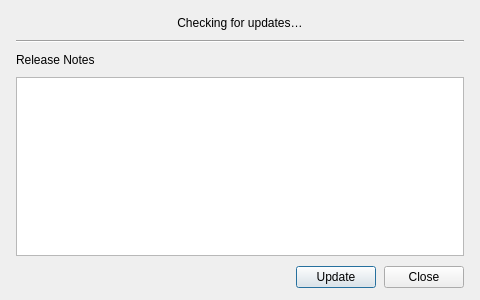
<?xml version="1.0" encoding="UTF-8"?>
<!--
Copyright © 2026, UChicago Argonne, LLC
All Rights Reserved
Software Name: DashPVA
By: Argonne National Laboratory

BSD OPEN SOURCE LICENSE

Redistribution and use in source and binary forms, with or without modification, are permitted provided that the following conditions are met:

1. Redistributions of source code must retain the above copyright notice, this list of conditions and the following disclaimer.
2. Redistributions in binary form must reproduce the above copyright notice, this list of conditions and the following disclaimer in the documentation and/or other materials provided with the distribution.
3. Neither the name of the copyright holder nor the names of its contributors may be used to endorse or promote products derived from this software without specific prior written permission.

******************************************************************************************************
DISCLAIMER

THIS SOFTWARE IS PROVIDED BY THE COPYRIGHT HOLDERS AND CONTRIBUTORS "AS IS" AND ANY EXPRESS OR IMPLIED WARRANTIES, INCLUDING, BUT NOT LIMITED TO, THE IMPLIED WARRANTIES OF MERCHANTABILITY AND FITNESS FOR A PARTICULAR PURPOSE ARE DISCLAIMED. IN NO EVENT SHALL THE COPYRIGHT HOLDER OR CONTRIBUTORS BE LIABLE FOR ANY DIRECT, INDIRECT, INCIDENTAL, SPECIAL, EXEMPLARY, OR CONSEQUENTIAL DAMAGES (INCLUDING, BUT NOT LIMITED TO, PROCUREMENT OF SUBSTITUTE GOODS OR SERVICES; LOSS OF USE, DATA, OR PROFITS; OR BUSINESS INTERRUPTION) HOWEVER CAUSED AND ON ANY THEORY OF LIABILITY, WHETHER IN CONTRACT, STRICT LIABILITY, OR TORT (INCLUDING NEGLIGENCE OR OTHERWISE) ARISING IN ANY WAY OUT OF THE USE OF THIS SOFTWARE, EVEN IF ADVISED OF THE POSSIBILITY OF SUCH DAMAGE.
******************************************************************************************************
-->

<ui version="4.0">
 <class>UpdateDialog</class>
 <widget class="QDialog" name="UpdateDialog">
  <property name="geometry">
   <rect>
    <x>0</x>
    <y>0</y>
    <width>480</width>
    <height>300</height>
   </rect>
  </property>
  <property name="minimumSize">
   <size>
    <width>460</width>
    <height>0</height>
   </size>
  </property>
  <property name="windowTitle">
   <string>DashPVA Updates</string>
  </property>
  <layout class="QVBoxLayout" name="verticalLayout">
   <property name="spacing">
    <number>10</number>
   </property>
   <property name="leftMargin">
    <number>16</number>
   </property>
   <property name="topMargin">
    <number>16</number>
   </property>
   <property name="rightMargin">
    <number>16</number>
   </property>
   <property name="bottomMargin">
    <number>12</number>
   </property>

   <!-- Status label -->
   <item>
    <widget class="QLabel" name="lbl_status">
     <property name="text">
      <string>Checking for updates…</string>
     </property>
     <property name="alignment">
      <set>Qt::AlignCenter</set>
     </property>
    </widget>
   </item>

   <!-- Release notes divider + header (hidden until notes are shown) -->
   <item>
    <widget class="QFrame" name="line_notes">
     <property name="frameShape">
      <enum>QFrame::HLine</enum>
     </property>
     <property name="frameShadow">
      <enum>QFrame::Sunken</enum>
     </property>
     <property name="visible">
      <bool>false</bool>
     </property>
    </widget>
   </item>
   <item>
    <widget class="QLabel" name="lbl_notes_header">
     <property name="text">
      <string>Release Notes</string>
     </property>
     <property name="visible">
      <bool>false</bool>
     </property>
    </widget>
   </item>

   <!-- Release notes / git output (hidden until needed) -->
   <item>
    <widget class="QTextEdit" name="txt_notes">
     <property name="readOnly">
      <bool>true</bool>
     </property>
     <property name="minimumSize">
      <size>
       <width>0</width>
       <height>120</height>
      </size>
     </property>
     <property name="visible">
      <bool>false</bool>
     </property>
    </widget>
   </item>

   <!-- Button row -->
   <item>
    <layout class="QHBoxLayout" name="horizontalLayout">
     <property name="spacing">
      <number>8</number>
     </property>
     <item>
      <spacer name="horizontalSpacer">
       <property name="orientation">
        <enum>Qt::Horizontal</enum>
       </property>
       <property name="sizeHint" stdset="0">
        <size>
         <width>40</width>
         <height>20</height>
        </size>
       </property>
      </spacer>
     </item>
     <item>
      <widget class="QPushButton" name="btn_update">
       <property name="text">
        <string>Update</string>
       </property>
       <property name="visible">
        <bool>false</bool>
       </property>
      </widget>
     </item>
     <item>
      <widget class="QPushButton" name="btn_close">
       <property name="text">
        <string>Close</string>
       </property>
      </widget>
     </item>
    </layout>
   </item>

  </layout>
 </widget>
 <resources/>
 <connections/>
</ui>
